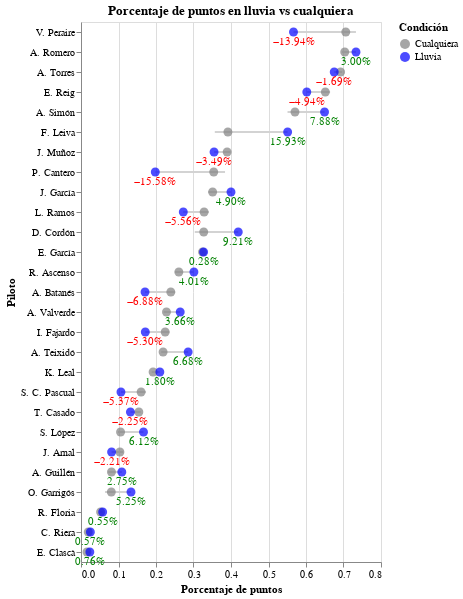

The notebook cell this image was saved under:
### Code cell
color_scale = alt.Scale(
    domain=['Cualquiera', 'Lluvia'],
    range=['gray', 'blue']
)

# Líneas conectando los dos puntos por piloto
lineas = alt.Chart(porcentajeDF).mark_line().encode(
    x='Porcentaje:Q',
    y=alt.Y('Piloto:N', sort=orden.tolist()),
    detail='Piloto:N',
    color=alt.value('lightgray')  # líneas neutras sin leyenda
)

# Puntos con color según condición, genera la leyenda
puntos = alt.Chart(porcentajeDF).mark_circle(size=80).encode(
    x=alt.X('Porcentaje:Q', title='Porcentaje de puntos'),
    y=alt.Y('Piloto:N', sort=orden.tolist()),
    color=alt.Color('Condicion:N', scale=color_scale, legend=alt.Legend(title='Condición')),
    tooltip=['Piloto', alt.Tooltip('Condicion:N'), alt.Tooltip('Porcentaje:Q', title='% Puntos')]
)

# Texto con diferencia
texto = alt.Chart(pivot).mark_text(align='center', dy=10).encode(
    x='Lluvia:Q',
    y=alt.Y('Piloto:N', sort=orden.tolist()),
    text=alt.Text('Diferencia:Q', format='.2%'),
    color=alt.condition(
        'datum.Diferencia >= 0',
        alt.value('green'),
        alt.value('red')
    )
)

# Combinamos todo
chart = (lineas + puntos + texto).properties(
    title='Porcentaje de puntos en lluvia vs cualquiera'
)
chart

### Figure 1 — Vega-Lite specification as saved in the notebook (floating-point values rounded to 4 significant figures)
{"config": {"view": {"continuousWidth": 300, "continuousHeight": 300}}, "layer": [{"mark": {"type": "line"}, "encoding": {"color": {"value": "lightgray"}, "detail": {"field": "Piloto", "type": "nominal"}, "x": {"field": "Porcentaje", "type": "quantitative"}, "y": {"field": "Piloto", "sort": ["V. Peraire", "A. Romero", "A. Torres", "E. Reig", "A. Simón", "F. Leiva", "J. Muñoz", "P. Cantero", "J. García", "L. Ramos", "D. Cordón", "E. García", "R. Ascenso", "A. Batanés", "A. Valverde", "I. Fajardo", "A. Teixidó", "K. Leal", "S. C. Pascual", "T. Casado", "S. López", "J. Arnal", "A. Guillén", "O. Garrigós", "R. Floria", "C. Riera", "E. Clascà"], "type": "nominal"}}}, {"mark": {"type": "circle", "size": 80}, "encoding": {"color": {"field": "Condicion", "legend": {"title": "Condición"}, "scale": {"domain": ["Cualquiera", "Lluvia"], "range": ["gray", "blue"]}, "type": "nominal"}, "tooltip": [{"field": "Piloto", "type": "nominal"}, {"field": "Condicion", "type": "nominal"}, {"field": "Porcentaje", "title": "% Puntos", "type": "quantitative"}], "x": {"field": "Porcentaje", "title": "Porcentaje de puntos", "type": "quantitative"}, "y": {"field": "Piloto", "sort": ["V. Peraire", "A. Romero", "A. Torres", "E. Reig", "A. Simón", "F. Leiva", "J. Muñoz", "P. Cantero", "J. García", "L. Ramos", "D. Cordón", "E. García", "R. Ascenso", "A. Batanés", "A. Valverde", "I. Fajardo", "A. Teixidó", "K. Leal", "S. C. Pascual", "T. Casado", "S. López", "J. Arnal", "A. Guillén", "O. Garrigós", "R. Floria", "C. Riera", "E. Clascà"], "type": "nominal"}}}, {"data": {"name": "data-4cd9e5d74b8dc474e7d1f46447846eec"}, "mark": {"type": "text", "align": "center", "dy": 10}, "encoding": {"color": {"condition": {"test": "datum.Diferencia >= 0", "value": "green"}, "value": "red"}, "text": {"field": "Diferencia", "format": ".2%", "type": "quantitative"}, "x": {"field": "Lluvia", "type": "quantitative"}, "y": {"field": "Piloto", "sort": ["V. Peraire", "A. Romero", "A. Torres", "E. Reig", "A. Simón", "F. Leiva", "J. Muñoz", "P. Cantero", "J. García", "L. Ramos", "D. Cordón", "E. García", "R. Ascenso", "A. Batanés", "A. Valverde", "I. Fajardo", "A. Teixidó", "K. Leal", "S. C. Pascual", "T. Casado", "S. López", "J. Arnal", "A. Guillén", "O. Garrigós", "R. Floria", "C. Riera", "E. Clascà"], "type": "nominal"}}}], "data": {"name": "data-a276637e146385e0cf198331c3c077bb"}, "title": "Porcentaje de puntos en lluvia vs cualquiera", "$schema": "https://vega.github.io/schema/vega-lite/v5.20.1.json", "datasets": {"data-a276637e146385e0cf198331c3c077bb": [{"Piloto": "A. Torres", "Porcentaje": 0.6922, "Condicion": "Cualquiera"}, {"Piloto": "A. Torres", "Porcentaje": 0.6753, "Condicion": "Lluvia"}, {"Piloto": "A. Torres", "Porcentaje": 0.6964, "Condicion": "Seco"}, {"Piloto": "A. Simón", "Porcentaje": 0.5706, "Condicion": "Cualquiera"}, {"Piloto": "A. Simón", "Porcentaje": 0.6495, "Condicion": "Lluvia"}, {"Piloto": "A. Simón", "Porcentaje": 0.5507, "Condicion": "Seco"}, {"Piloto": "A. Romero", "Porcentaje": 0.7033, "Condicion": "Cualquiera"}, {"Piloto": "A. Romero", "Porcentaje": 0.7333, "Condicion": "Lluvia"}, {"Piloto": "A. Romero", "Porcentaje": 0.6959, "Condicion": "Seco"}, {"Piloto": "J. Muñoz", "Porcentaje": 0.3897, "Condicion": "Cualquiera"}, {"Piloto": "J. Muñoz", "Porcentaje": 0.3548, "Condicion": "Lluvia"}, {"Piloto": "J. Muñoz", "Porcentaje": 0.3986, "Condicion": "Seco"}, {"Piloto": "E. Reig", "Porcentaje": 0.6515, "Condicion": "Cualquiera"}, {"Piloto": "E. Reig", "Porcentaje": 0.6022, "Condicion": "Lluvia"}, {"Piloto": "E. Reig", "Porcentaje": 0.6643, "Condicion": "Seco"}, {"Piloto": "V. Peraire", "Porcentaje": 0.706, "Condicion": "Cualquiera"}, {"Piloto": "V. Peraire", "Porcentaje": 0.5667, "Condicion": "Lluvia"}, {"Piloto": "V. Peraire", "Porcentaje": 0.7332, "Condicion": "Seco"}, {"Piloto": "D. Cordón", "Porcentaje": 0.3273, "Condicion": "Cualquiera"}, {"Piloto": "D. Cordón", "Porcentaje": 0.4194, "Condicion": "Lluvia"}, {"Piloto": "D. Cordón", "Porcentaje": 0.3034, "Condicion": "Seco"}, {"Piloto": "F. Leiva", "Porcentaje": 0.3917, "Condicion": "Cualquiera"}, {"Piloto": "F. Leiva", "Porcentaje": 0.551, "Condicion": "Lluvia"}, {"Piloto": "F. Leiva", "Porcentaje": 0.3568, "Condicion": "Seco"}, {"Piloto": "E. García", "Porcentaje": 0.3241, "Condicion": "Cualquiera"}, {"Piloto": "E. García", "Porcentaje": 0.3269, "Condicion": "Lluvia"}, {"Piloto": "E. García", "Porcentaje": 0.3234, "Condicion": "Seco"}, {"Piloto": "J. García", "Porcentaje": 0.351, "Condicion": "Cualquiera"}, {"Piloto": "J. García", "Porcentaje": 0.4, "Condicion": "Lluvia"}, {"Piloto": "J. García", "Porcentaje": 0.3389, "Condicion": "Seco"}, {"Piloto": "T. Casado", "Porcentaje": 0.1543, "Condicion": "Cualquiera"}, {"Piloto": "T. Casado", "Porcentaje": 0.1318, "Condicion": "Lluvia"}, {"Piloto": "T. Casado", "Porcentaje": 0.1593, "Condicion": "Seco"}, {"Piloto": "A. Valverde", "Porcentaje": 0.2279, "Condicion": "Cualquiera"}, {"Piloto": "A. Valverde", "Porcentaje": 0.2645, "Condicion": "Lluvia"}, {"Piloto": "A. Valverde", "Porcentaje": 0.2206, "Condicion": "Seco"}, {"Piloto": "R. Ascenso", "Porcentaje": 0.2609, "Condicion": "Cualquiera"}, {"Piloto": "R. Ascenso", "Porcentaje": 0.3011, "Condicion": "Lluvia"}, {"Piloto": "R. Ascenso", "Porcentaje": 0.25, "Condicion": "Seco"}, {"Piloto": "K. Leal", "Porcentaje": 0.1922, "Condicion": "Cualquiera"}, {"Piloto": "K. Leal", "Porcentaje": 0.2102, "Condicion": "Lluvia"}, {"Piloto": "K. Leal", "Porcentaje": 0.1886, "Condicion": "Seco"}, {"Piloto": "I. Fajardo", "Porcentaje": 0.2245, "Condicion": "Cualquiera"}, {"Piloto": "I. Fajardo", "Porcentaje": 0.1715, "Condicion": "Lluvia"}, {"Piloto": "I. Fajardo", "Porcentaje": 0.236, "Condicion": "Seco"}, {"Piloto": "P. Cantero", "Porcentaje": 0.3539, "Condicion": "Cualquiera"}, {"Piloto": "P. Cantero", "Porcentaje": 0.1981, "Condicion": "Lluvia"}, {"Piloto": "P. Cantero", "Porcentaje": 0.3841, "Condicion": "Seco"}, {"Piloto": "A. Guillén", "Porcentaje": 0.0813, "Condicion": "Cualquiera"}, {"Piloto": "A. Guillén", "Porcentaje": 0.1088, "Condicion": "Lluvia"}, {"Piloto": "A. Guillén", "Porcentaje": 0.07265, "Condicion": "Seco"}, {"Piloto": "R. Floria", "Porcentaje": 0.05228, "Condicion": "Cualquiera"}, {"Piloto": "R. Floria", "Porcentaje": 0.05774, "Condicion": "Lluvia"}, {"Piloto": "R. Floria", "Porcentaje": 0.05033, "Condicion": "Seco"}, {"Piloto": "O. Garrigós", "Porcentaje": 0.08081, "Condicion": "Cualquiera"}, {"Piloto": "O. Garrigós", "Porcentaje": 0.1333, "Condicion": "Lluvia"}, {"Piloto": "O. Garrigós", "Porcentaje": 0.064, "Condicion": "Seco"}, {"Piloto": "A. Batanés", "Porcentaje": 0.2395, "Condicion": "Cualquiera"}, {"Piloto": "A. Batanés", "Porcentaje": 0.1707, "Condicion": "Lluvia"}, {"Piloto": "A. Batanés", "Porcentaje": 0.2513, "Condicion": "Seco"}, {"Piloto": "E. Clascà", "Porcentaje": 0.01592, "Condicion": "Cualquiera"}, {"Piloto": "E. Clascà", "Porcentaje": 0.02353, "Condicion": "Lluvia"}, {"Piloto": "E. Clascà", "Porcentaje": 0.01392, "Condicion": "Seco"}, {"Piloto": "C. Riera", "Porcentaje": 0.01932, "Condicion": "Cualquiera"}, {"Piloto": "C. Riera", "Porcentaje": 0.025, "Condicion": "Lluvia"}, {"Piloto": "C. Riera", "Porcentaje": 0.01701, "Condicion": "Seco"}, {"Piloto": "S. C. Pascual", "Porcentaje": 0.1602, "Condicion": "Cualquiera"}, {"Piloto": "S. C. Pascual", "Porcentaje": 0.1065, "Condicion": "Lluvia"}, {"Piloto": "S. C. Pascual", "Porcentaje": 0.1734, "Condicion": "Seco"}, {"Piloto": "S. López", "Porcentaje": 0.1055, "Condicion": "Cualquiera"}, {"Piloto": "S. López", "Porcentaje": 0.1667, "Condicion": "Lluvia"}, {"Piloto": "S. López", "Porcentaje": 0.09864, "Condicion": "Seco"}, {"Piloto": "L. Ramos", "Porcentaje": 0.3283, "Condicion": "Cualquiera"}, {"Piloto": "L. Ramos", "Porcentaje": 0.2727, "Condicion": "Lluvia"}, {"Piloto": "L. Ramos", "Porcentaje": 0.3413, "Condicion": "Seco"}, {"Piloto": "A. Teixidó", "Porcentaje": 0.2189, "Condicion": "Cualquiera"}, {"Piloto": "A. Teixidó", "Porcentaje": 0.2857, "Condicion": "Lluvia"}, {"Piloto": "A. Teixidó", "Porcentaje": 0.2139, "Condicion": "Seco"}, {"Piloto": "J. Arnal", "Porcentaje": 0.1037, "Condicion": "Cualquiera"}, {"Piloto": "J. Arnal", "Porcentaje": 0.08163, "Condicion": "Lluvia"}, {"Piloto": "J. Arnal", "Porcentaje": 0.1124, "Condicion": "Seco"}], "data-4cd9e5d74b8dc474e7d1f46447846eec": [{"Piloto": "A. Batanés", "Cualquiera": 0.2395, "Lluvia": 0.1707, "Seco": 0.2513, "Diferencia": -0.06877, "DiferenciaSeco": -0.08058, "DiferenciaSeco_str": "-8.06%"}, {"Piloto": "A. Guillén", "Cualquiera": 0.0813, "Lluvia": 0.1088, "Seco": 0.07265, "Diferencia": 0.02754, "DiferenciaSeco": 0.03619, "DiferenciaSeco_str": "+3.62%"}, {"Piloto": "A. Romero", "Cualquiera": 0.7033, "Lluvia": 0.7333, "Seco": 0.6959, "Diferencia": 0.02999, "DiferenciaSeco": 0.03745, "DiferenciaSeco_str": "+3.74%"}, {"Piloto": "A. Simón", "Cualquiera": 0.5706, "Lluvia": 0.6495, "Seco": 0.5507, "Diferencia": 0.07884, "DiferenciaSeco": 0.09873, "DiferenciaSeco_str": "+9.87%"}, {"Piloto": "A. Teixidó", "Cualquiera": 0.2189, "Lluvia": 0.2857, "Seco": 0.2139, "Diferencia": 0.06681, "DiferenciaSeco": 0.07181, "DiferenciaSeco_str": "+7.18%"}, {"Piloto": "A. Torres", "Cualquiera": 0.6922, "Lluvia": 0.6753, "Seco": 0.6964, "Diferencia": -0.01694, "DiferenciaSeco": -0.02115, "DiferenciaSeco_str": "-2.12%"}, {"Piloto": "A. Valverde", "Cualquiera": 0.2279, "Lluvia": 0.2645, "Seco": 0.2206, "Diferencia": 0.0366, "DiferenciaSeco": 0.04393, "DiferenciaSeco_str": "+4.39%"}, {"Piloto": "C. Riera", "Cualquiera": 0.01932, "Lluvia": 0.025, "Seco": 0.01701, "Diferencia": 0.005676, "DiferenciaSeco": 0.007993, "DiferenciaSeco_str": "+0.80%"}, {"Piloto": "D. Cordón", "Cualquiera": 0.3273, "Lluvia": 0.4194, "Seco": 0.3034, "Diferencia": 0.09207, "DiferenciaSeco": 0.116, "DiferenciaSeco_str": "+11.60%"}, {"Piloto": "E. Clascà", "Cualquiera": 0.01592, "Lluvia": 0.02353, "Seco": 0.01392, "Diferencia": 0.007608, "DiferenciaSeco": 0.009608, "DiferenciaSeco_str": "+0.96%"}, {"Piloto": "E. García", "Cualquiera": 0.3241, "Lluvia": 0.3269, "Seco": 0.3234, "Diferencia": 0.002824, "DiferenciaSeco": 0.003525, "DiferenciaSeco_str": "+0.35%"}, {"Piloto": "E. Reig", "Cualquiera": 0.6515, "Lluvia": 0.6022, "Seco": 0.6643, "Diferencia": -0.04939, "DiferenciaSeco": -0.06212, "DiferenciaSeco_str": "-6.21%"}, {"Piloto": "F. Leiva", "Cualquiera": 0.3917, "Lluvia": 0.551, "Seco": 0.3568, "Diferencia": 0.1593, "DiferenciaSeco": 0.1942, "DiferenciaSeco_str": "+19.42%"}, {"Piloto": "I. Fajardo", "Cualquiera": 0.2245, "Lluvia": 0.1715, "Seco": 0.236, "Diferencia": -0.05301, "DiferenciaSeco": -0.06449, "DiferenciaSeco_str": "-6.45%"}, {"Piloto": "J. Arnal", "Cualquiera": 0.1037, "Lluvia": 0.08163, "Seco": 0.1124, "Diferencia": -0.02211, "DiferenciaSeco": -0.03082, "DiferenciaSeco_str": "-3.08%"}, {"Piloto": "J. García", "Cualquiera": 0.351, "Lluvia": 0.4, "Seco": 0.3389, "Diferencia": 0.04897, "DiferenciaSeco": 0.06114, "DiferenciaSeco_str": "+6.11%"}, {"Piloto": "J. Muñoz", "Cualquiera": 0.3897, "Lluvia": 0.3548, "Seco": 0.3986, "Diferencia": -0.03487, "DiferenciaSeco": -0.04374, "DiferenciaSeco_str": "-4.37%"}, {"Piloto": "K. Leal", "Cualquiera": 0.1922, "Lluvia": 0.2102, "Seco": 0.1886, "Diferencia": 0.01799, "DiferenciaSeco": 0.02165, "DiferenciaSeco_str": "+2.16%"}, {"Piloto": "L. Ramos", "Cualquiera": 0.3283, "Lluvia": 0.2727, "Seco": 0.3413, "Diferencia": -0.05557, "DiferenciaSeco": -0.06861, "DiferenciaSeco_str": "-6.86%"}, {"Piloto": "O. Garrigós", "Cualquiera": 0.08081, "Lluvia": 0.1333, "Seco": 0.064, "Diferencia": 0.05253, "DiferenciaSeco": 0.06933, "DiferenciaSeco_str": "+6.93%"}, {"Piloto": "P. Cantero", "Cualquiera": 0.3539, "Lluvia": 0.1981, "Seco": 0.3841, "Diferencia": -0.1558, "DiferenciaSeco": -0.1859, "DiferenciaSeco_str": "-18.59%"}, {"Piloto": "R. Ascenso", "Cualquiera": 0.2609, "Lluvia": 0.3011, "Seco": 0.25, "Diferencia": 0.04015, "DiferenciaSeco": 0.05108, "DiferenciaSeco_str": "+5.11%"}, {"Piloto": "R. Floria", "Cualquiera": 0.05228, "Lluvia": 0.05774, "Seco": 0.05033, "Diferencia": 0.005457, "DiferenciaSeco": 0.007407, "DiferenciaSeco_str": "+0.74%"}, {"Piloto": "S. C. Pascual", "Cualquiera": 0.1602, "Lluvia": 0.1065, "Seco": 0.1734, "Diferencia": -0.05369, "DiferenciaSeco": -0.06691, "DiferenciaSeco_str": "-6.69%"}, {"Piloto": "S. López", "Cualquiera": 0.1055, "Lluvia": 0.1667, "Seco": 0.09864, "Diferencia": 0.06116, "DiferenciaSeco": 0.06803, "DiferenciaSeco_str": "+6.80%"}, {"Piloto": "T. Casado", "Cualquiera": 0.1543, "Lluvia": 0.1318, "Seco": 0.1593, "Diferencia": -0.02246, "DiferenciaSeco": -0.02745, "DiferenciaSeco_str": "-2.75%"}, {"Piloto": "V. Peraire", "Cualquiera": 0.706, "Lluvia": 0.5667, "Seco": 0.7332, "Diferencia": -0.1394, "DiferenciaSeco": -0.1665, "DiferenciaSeco_str": "-16.65%"}]}}
